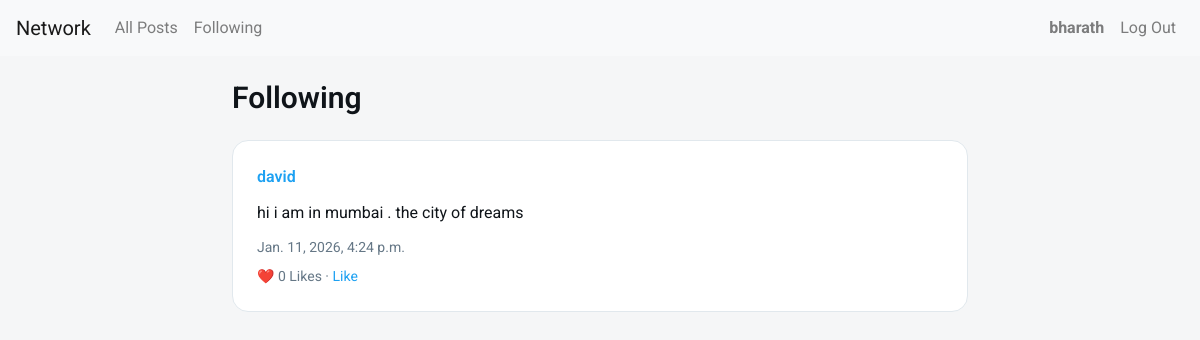
Page /following (signed in) on the earlier database version.
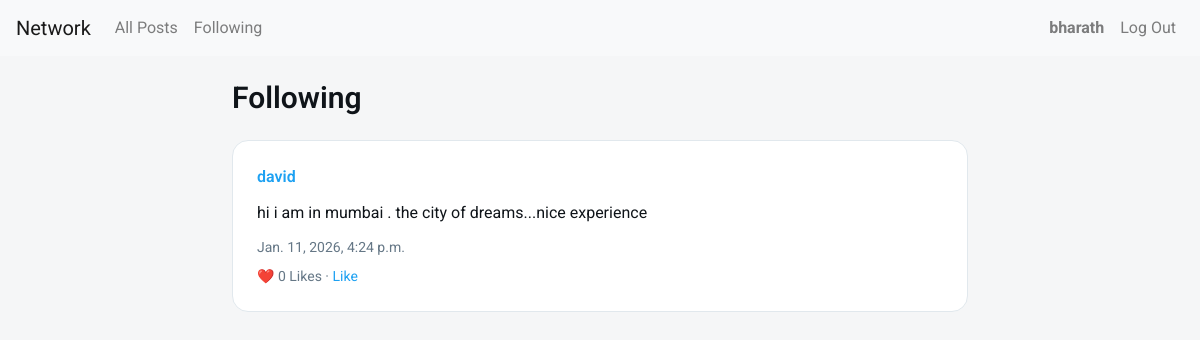
Same page on the later database version.
### network/models.py (models this page shows, shortened)
class Post(models.Model):
    user = models.ForeignKey(User, on_delete=models.CASCADE, related_name="posts")
    content = models.TextField()
    timestamp = models.DateTimeField(auto_now_add=True)
    likes = models.ManyToManyField(User, related_name="liked_posts", blank=True)

class User(AbstractUser):
    pass

### network/views.py (the view)
# urls.py: path("following", views.following, name="following"),
@login_required
def following(request):
    following_users = Follow.objects.filter(follower=request.user).values_list(
        "following", flat=True
    )
    posts = Post.objects.filter(user__in=following_users).order_by("-timestamp")
    return render(request, "network/following.html", {"posts": posts})

### network/templates/network/following.html
{% extends "network/layout.html" %}
{% block body %}
<div class="container">
<h2>Following</h2>
{% for post in posts %}
    <div class="post">
        <div class="post-user">
            <a href="{% url 'profile' post.user.username %}">
                {{ post.user.username }}
            </a>
        </div>
        <div class="post-content">
            {{ post.content }}
        </div>
        <div class="post-time">
            {{ post.timestamp }}
        </div>
        <div class="post-actions">
            ❤️ <span id="likes-{{ post.id }}">{{ post.likes.count }}</span> Likes
            {% if user.is_authenticated %}
                · <span style="cursor:pointer; color:#1da1f2;"
                        onclick="toggleLike({{ post.id }})">
                    Like
                  </span>
            {% endif %}
        </div>
    </div>
{% empty %}
    <p>No posts from followed users.</p>
{% endfor %}
</div>
{% endblock %}

Differences in the rows shown:
changed Post "david": content "hi i am in mumbai . the city of dreams" → "hi i am in mumbai . the city of dreams...nice experience"
